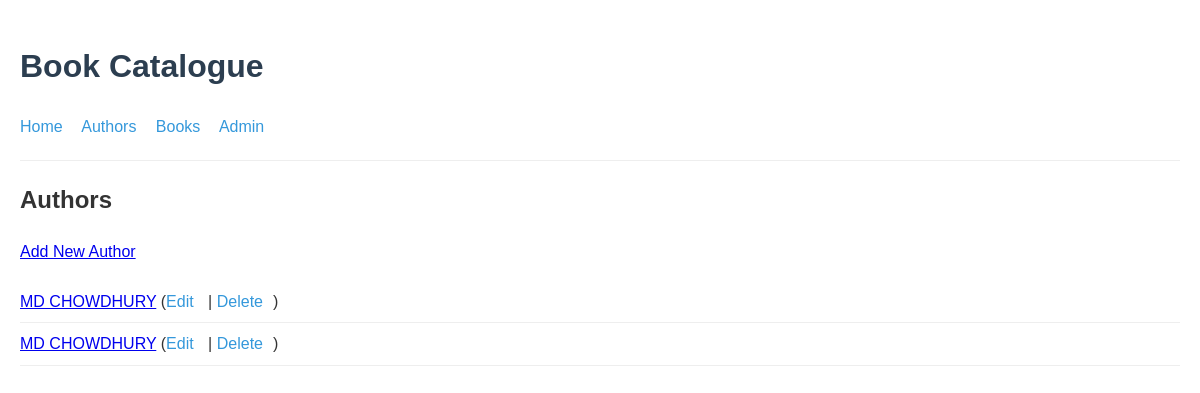
Before: /authors/ with the older database file.
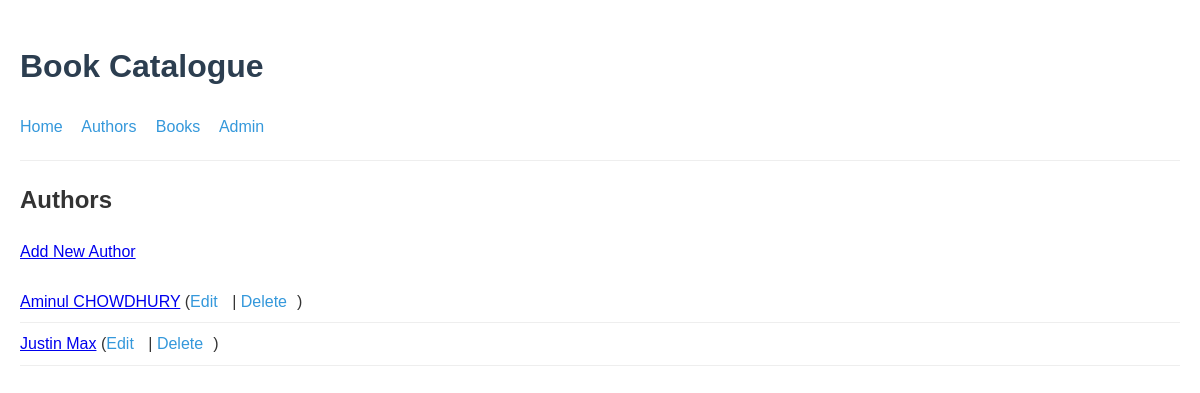
After: the same page with the newer database file.
### books/models.py (models this page shows, shortened)
class Author(models.Model):
    first_name = models.CharField(max_length=100)
    last_name = models.CharField(max_length=100)
    bio = models.TextField(blank=True, null=True)
    birth_date = models.DateField(blank=True, null=True)
    class Meta:
        ordering = ['last_name', 'first_name']
        verbose_name = 'Author'
        verbose_name_plural = 'Authors'
    def __str__(self) -> str:
        return f"{self.first_name} {self.last_name}"

### books/views.py (the view)
# urls.py: path('authors/', views.AuthorListView.as_view(), name='author-list'),
class AuthorListView(ListView):
    model = Author
    template_name = 'books/author_list.html'
    context_object_name = 'authors'

### books/templates/books/author_list.html
{% extends "books/base.html" %}
{% block content %}
    <div class="container">
        <h2>Authors</h2>
        <a href="{% url 'books:author-create' %}">Add New Author</a>
        <ul class="list">
            {% for author in authors %}
                <li>
                    <a href="{% url 'books:author-detail' author.pk %}">{{ author }}</a>
                    <span class="actions">
                        (<a href="{% url 'books:author-update' author.pk %}">Edit</a> |
                        <a href="{% url 'books:author-delete' author.pk %}">Delete</a>)
                    </span>
                </li>
            {% empty %}
                <li>No authors found.</li>
            {% endfor %}
        </ul>
    </div>
{% endblock %}

### books/templates/books/base.html (shortened to what this page needs)
<!DOCTYPE html>
<html lang="en">
<head>
</head>
<body>
    <header>
        <h1>Book Catalogue</h1>
        <nav>
            <a href="{% url 'books:home' %}">Home</a>
            <a href="{% url 'books:author-list' %}">Authors</a>
            <a href="{% url 'books:book-list' %}">Books</a>
            <a href="/admin/">Admin</a>
        </nav>
    </header>
    <main>
        {% block content %}{% endblock %}
    </main>
</body>
</html>

### books/templates/books/base.html (style rules this page uses)
body { font-family: Arial, sans-serif; line-height: 1.6; margin: 0; padding: 20px; max-width: 1200px; margin: 0 auto; color: #333; }
header { border-bottom: 1px solid #eee; padding-bottom: 10px; margin-bottom: 20px; }
h1 { color: #2c3e50; }
nav { margin: 10px 0; }
nav a { margin-right: 15px; text-decoration: none; color: #3498db; }
.container { margin: 20px 0; }
.list { list-style: none; padding: 0; }
.list li { padding: 8px 0; border-bottom: 1px solid #eee; }
.actions a { margin-right: 10px; color: #3498db; text-decoration: none; }

Changed rows visible on the page:
changed Author: first_name+last_name "MD CHOWDHURY" → "Aminul CHOWDHURY"
changed Author: first_name+last_name "MD CHOWDHURY" → "Justin Max"
